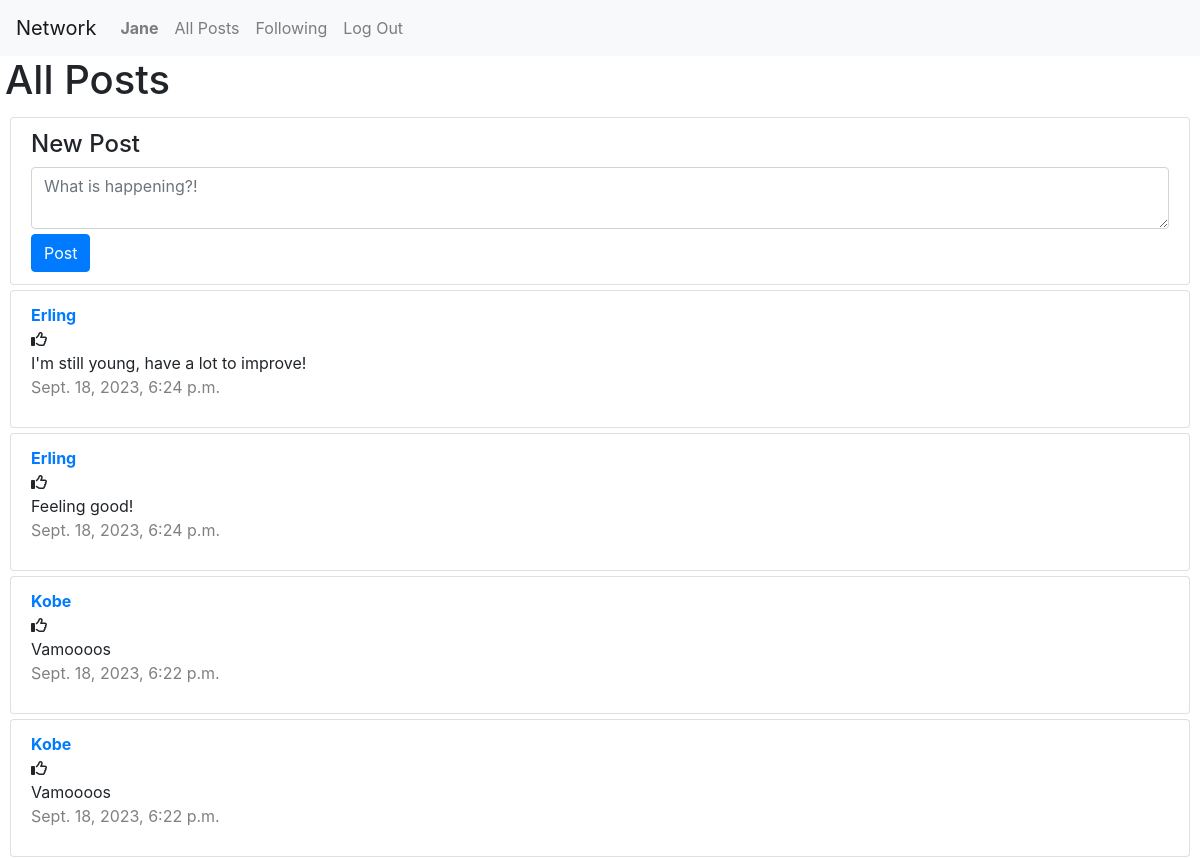
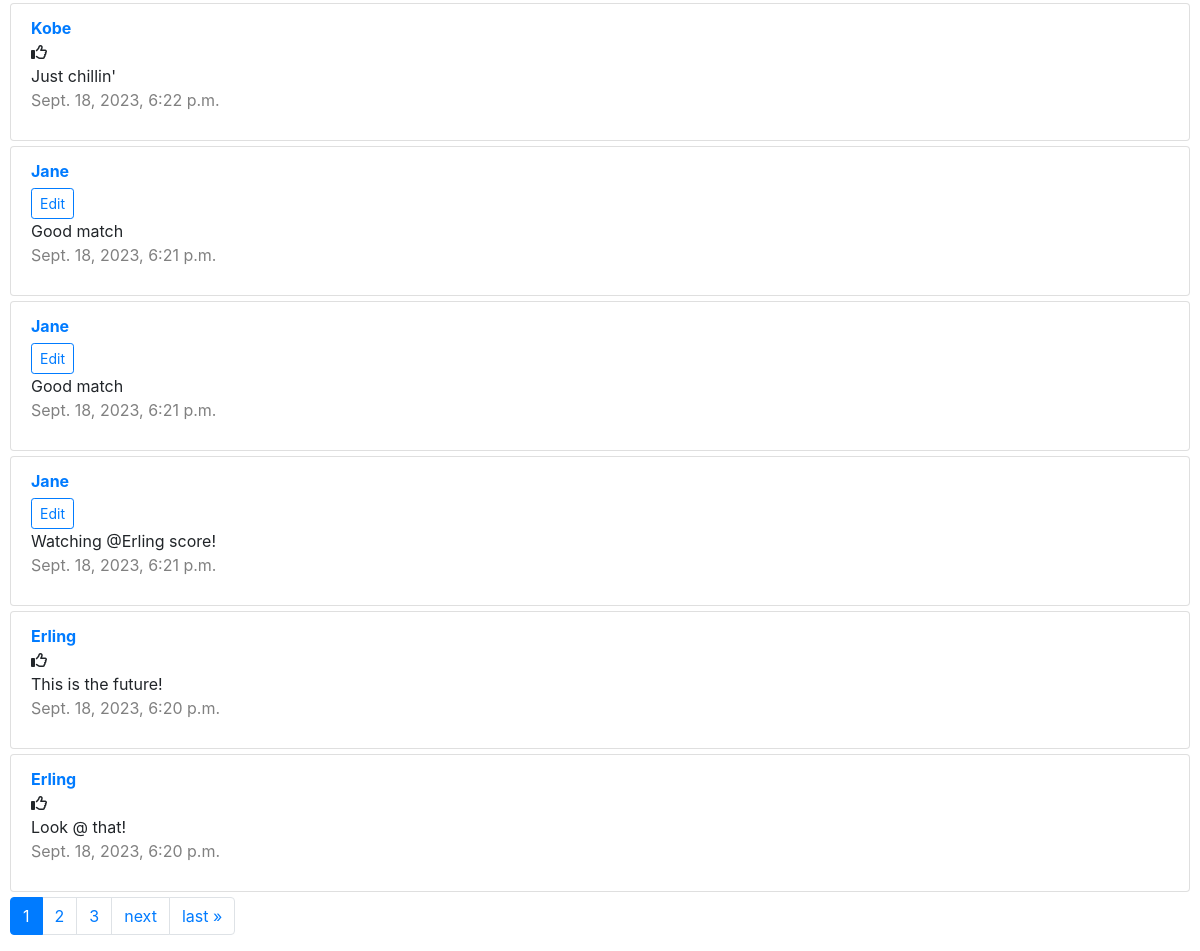
/ (signed in), run on an earlier commit of the app's database (2 pictures, top to bottom).
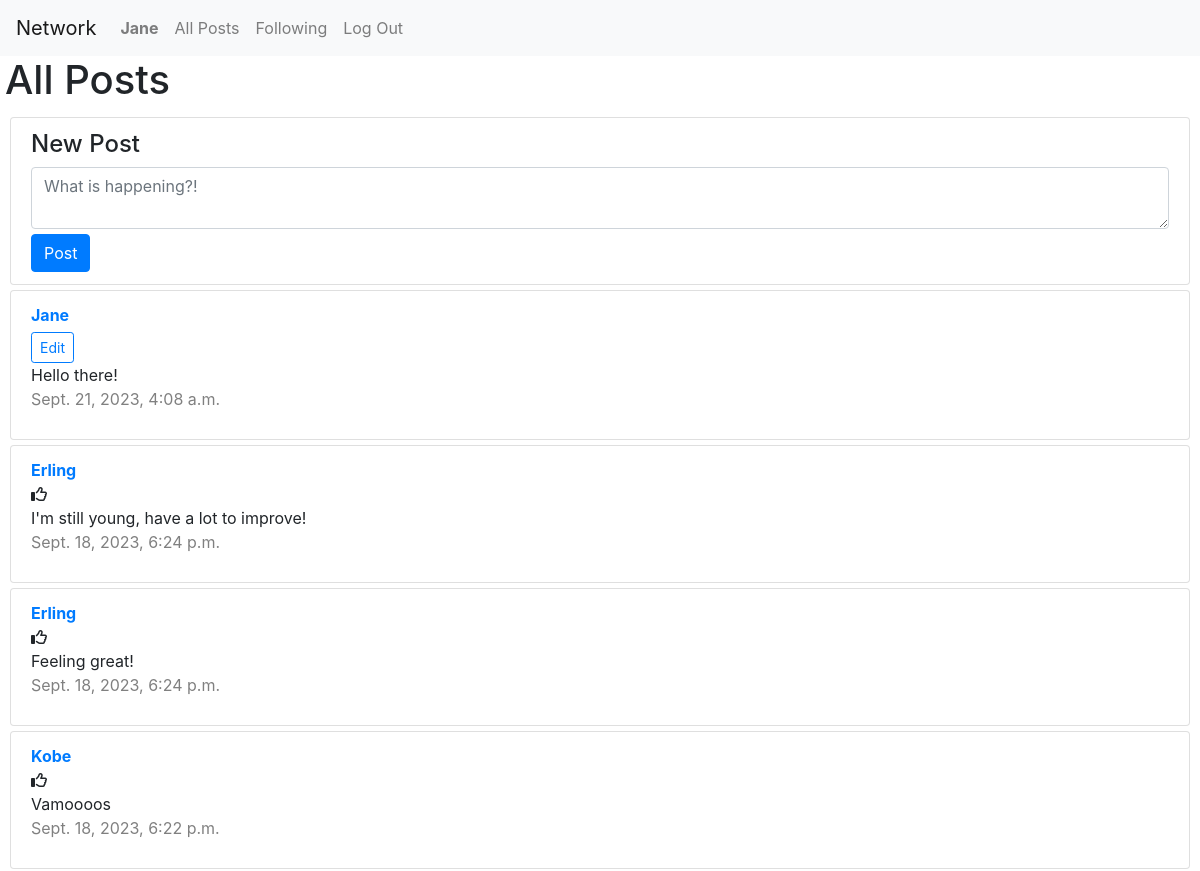
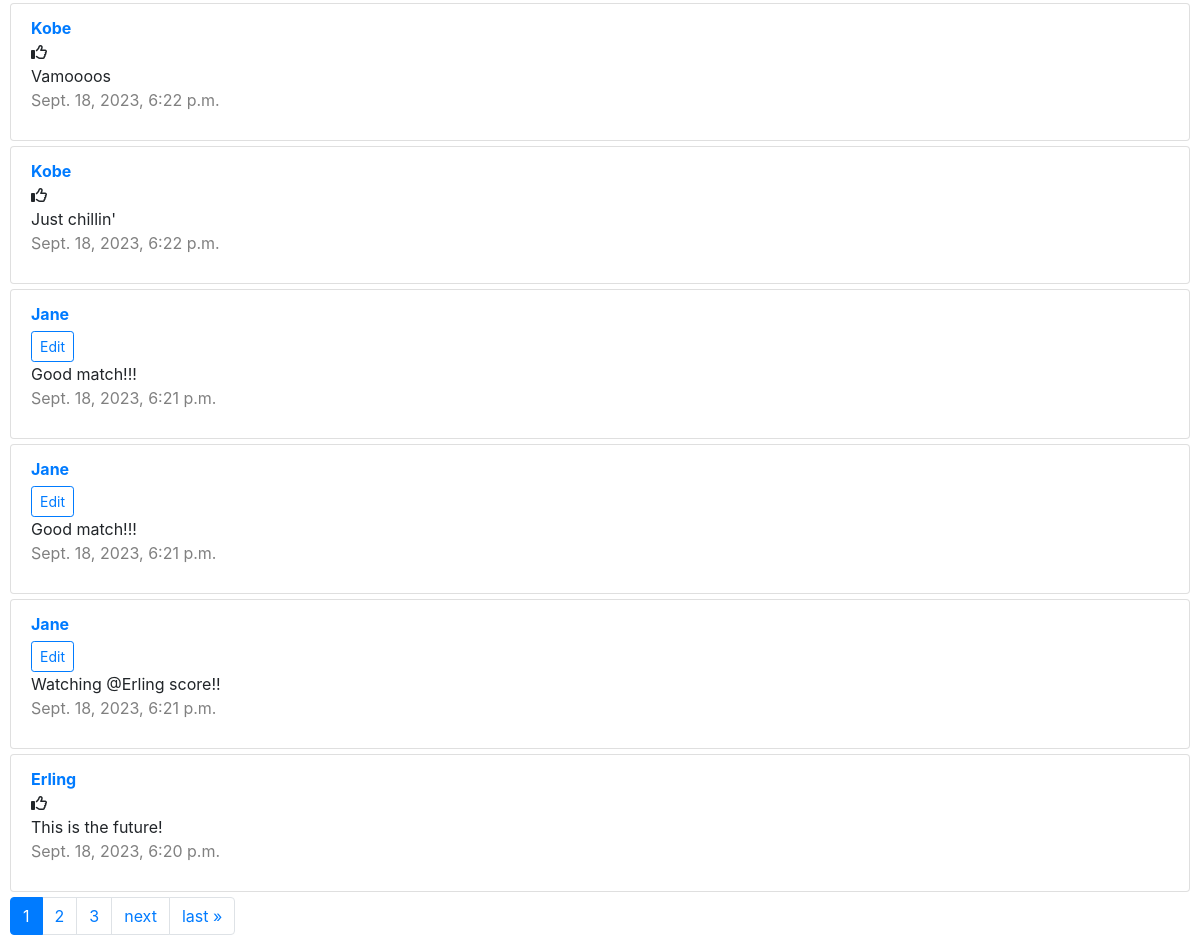
And on a later commit of the database (2 pictures, top to bottom).
### network/models.py (models this page shows, shortened)
class Post(models.Model):
    user = models.ForeignKey(User, on_delete=models.CASCADE, related_name="posts")
    content = models.TextField()
    created_at = models.DateTimeField(auto_now_add=True)

class User(AbstractUser):
    following = models.ManyToManyField('self', symmetrical=False, blank=True, related_name='followers')

### network/views.py (the view)
# urls.py: path("", views.index, name="index"),
def index(request):
    if request.user.is_authenticated:
        posts = Post.objects.all().order_by('-created_at')
        page_obj = paginate(request, posts)
        allLikes = Like.objects.all()
        whoYouLiked = []
        try:
            for like in allLikes:
                if like.user.id == request.user.id:
                    whoYouLiked.append(like.post.id)
        except:
            whoYouLiked = []
        return render(request, "network/index.html", {
            "page_obj": page_obj,
            "whoYouLiked": whoYouLiked
        })
    else:
        return HttpResponseRedirect(reverse("login"))

### network/views.py (called while the page is built)
def paginate(request, posts):
    paginator = Paginator(posts, 10)  # Show 10 contacts per page.
    page_number = request.GET.get("page")
    page_obj = paginator.get_page(page_number)
    return page_obj

### network/templates/network/index.html (shortened to what this page needs)
{% extends "network/layout.html" %}
{% load static %}
{% block body %}
    <h1>All Posts</h1>
    <div id="post-view">
        <ul class="list-group">
            <li class="list-group-item">
                <h4>New Post</h4>
                <form id="post-form" method="post" action="{% url 'create_post' %}">
                    <textarea class="form-control" id="post-content" placeholder="What is happening?!"></textarea>
                    <input id="post-button" type="submit" class="btn btn-primary" value="Post"/>
                </form>
            </li>
        </ul>
    </div>
    {% include 'network/post_list.html' with page_obj=page_obj whoYouLiked=whoYouLiked %}
{% endblock %}

### network/templates/network/post_list.html (shortened to what this page needs)
{% load static %}
<ul class="list-group">
    {% for post in page_obj %}
        <div id="post" data-post-id="{{ post.id }}">
            <li class="list-group-item">
                <strong><a href="{% url 'profile' username=post.user.username %}">{{ post.user.username }}</a></strong> <br>
                {% if user.is_authenticated %}
                    {% if user == post.user %}
                        <button class="btn btn-sm btn-outline-primary edit-button" data-toggle="modal" data-target="#modal_edit_post_{{ post.id }}">Edit</button><br>
                    {% else %}
                        {% if post.id in whoYouLiked%}
                        <i class="fa-solid fa-thumbs-up" id="{{ post.id }}" onclick="likeHandler({{ post.id }}, '{{ whoYouLiked }}')"></i>
                        {% else%}
                        <i class="fa-regular fa-thumbs-up" id="{{ post.id }}" onclick="likeHandler({{ post.id }}, '{{ whoYouLiked }}')"></i>
                        {% endif %}
                    {% endif%}
                {% endif%}
                <div class="post-content" id="content_{{ post.id }}">
                    {{ post.content }}
                </div>
                <p class="date">{{ post.created_at }}</p>
            </li>
        </div>
    {% endfor %}
</ul>
<span class="step-links">
    <nav aria-label="Page navigation">
        <ul class="pagination">
                {% for page_num in page_obj.paginator.page_range %}
                    <li class="page-item {% if page_num == page_obj.number %}active{% endif %}">
                        <a class="page-link" href="{% url 'index' %}?page={{ page_num }}">{{ page_num }}</a>
                    </li>
                {% endfor %}
            {% if page_obj.has_next %}
                <li class="page-item"><a class="page-link" href="{% url 'index' %}?page={{ page_obj.next_page_number }}">next</a></li>
                <li class="page-item"><a class="page-link" href="{% url 'index' %}?page={{ page_obj.paginator.num_pages }}">last &raquo;</a></li>
            {% endif %}
        </ul>
    </nav>
</span>

What changed in the data, as far as the page shows it:
no longer on this page (row unchanged): Post: user.username "Erling", content "Look @ that!", created_at "Sept. 18, 2023, 6:20 p.m."
added Post: user.username "Jane", content "Hello there!", created_at "Sept. 21, 2023, 4:08 a.m."
changed Post: content "Feeling good!" → "Feeling great!"
changed Post (number 7 of 10 on the later page): content "Good match" → "Good match!!!"
changed Post (number 8 of 10 on the later page): content "Good match" → "Good match!!!"
changed Post: content "Watching @Erling score!" → "Watching @Erling score!!"
